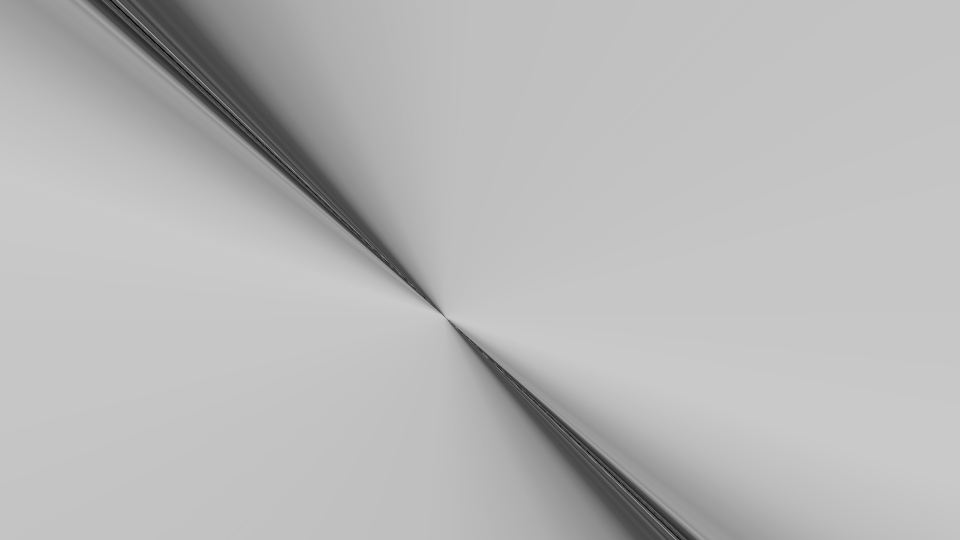
#> input picture Filter Test/aligned.jpg, 1920 x 1080 px (shown at 1/2 size)
$ python -i Filter_Frame.py   (imports and definitions only)
#> lines starting #> are read from the running program, lines starting #| are printed output that depends on the picture
import cv2
import numpy as np


sharpen = np.array([[0, -1, 0],
                   [-1, 5, -1],
                   [0, -1, 0]])

#emboss filter with additional weight to middle point
custom = np.array([[-1, -1, 0],
                   [-1, 1.5, 1],
                   [0, 1, 1]])

log = np.array([[0, 0, 1, 0, 0],
                [0, 1, 2, 1, 0],
                [1, 2, -14, 2, 1],
                [0, 1, 2, 1, 0],
                [0, 0, 1, 0, 0]])


filters = [sharpen]


def filterFrame(frame, filters = filters):

    frame = cv2.medianBlur(frame, 3)

    for filter in filters:
        frame = cv2.filter2D(frame, -1, filter)  # -1 is to keep the image depth as same as the source image

    return frame


def filterFrameNormal(frame):

    frame = cv2.equalizeHist(frame)
    frame = filterFrame(frame)

    frame = cv2.fastNlMeansDenoising(frame, None, 20)

    return frame


def filterFrameSP(frame):

    # frame = cv2.cvtColor(frame, cv2.COLOR_BGR2GRAY)
    im_blurred = cv2.GaussianBlur(frame, (11, 11), 10)
    frame = cv2.addWeighted(frame, 1.0 + 3.0, im_blurred, -3.0, 0)
    blur = cv2.GaussianBlur(frame, (5, 5), 0)
    ret3, th3 = cv2.threshold(blur, 0, 255, cv2.THRESH_BINARY + cv2.THRESH_OTSU)

    return th3

>>> import cv2
>>> picture = cv2.imread('../aligned.jpg', cv2.IMREAD_GRAYSCALE)
#> picture is the input picture: shape (1080, 1920); min 0, max 204, mean 184.3
>>> result = filterFrameNormal(picture)
#> in filterFrameNormal, `frame = cv2.equalizeHist(frame)`:
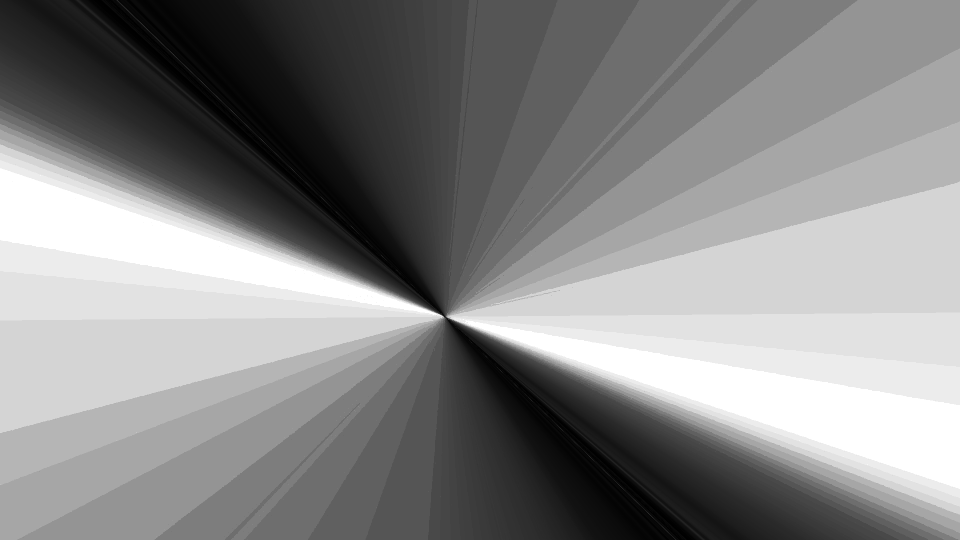
#> frame: shape (1080, 1920) (shown at 1/2 size); min 0, max 255, mean 134.2
#> the loop in filterFrame, `for filter in filters:` made 1 pass
#> filter on pass 1: [[0, -1, 0], [-1, 5, -1], [0, -1, 0]]
